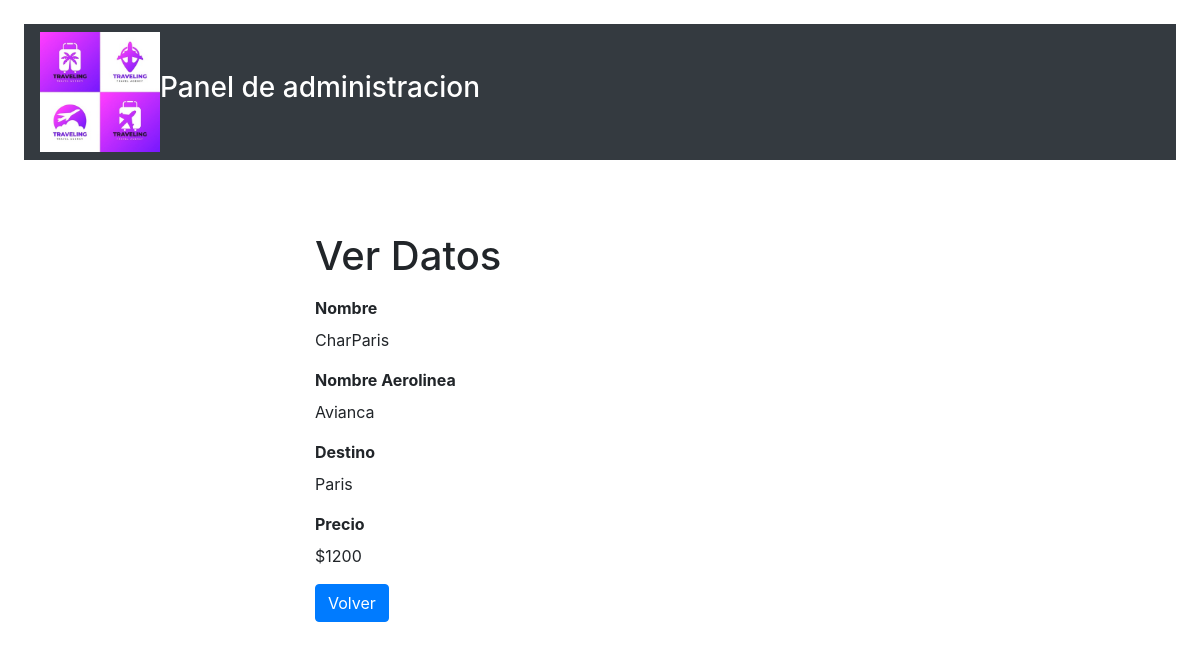
The page /readVuelos.php?idVuelo=1 on the database its author committed.
### tables this page shows
CREATE TABLE `vuelos` (
  `idVuelo` int(11) NOT NULL,
  `nombreVuelo` varchar(100) NOT NULL,
  `nombreAerolinea` varchar(255) NOT NULL,
  `destinoVuelo` varchar(255) NOT NULL,
  `precioVuelo` int(10) NOT NULL
);

### readVuelos.php (the view, shortened to what this page needs)
<?php
if (isset($_GET["idVuelo"]) && !empty(trim($_GET["idVuelo"]))) {
    require_once "config.php";
    $sql = "SELECT * FROM vuelos WHERE idVuelo = :idVuelo";
    if ($stmt = $pdo->prepare($sql)) {
        $stmt->bindParam(":idVuelo", $param_idVuelo);
        if ($stmt->execute()) {
            if ($stmt->rowCount() == 1) {
                $row = $stmt->fetch(PDO::FETCH_ASSOC);
            } else {
                header("location: error.php");
                exit();
            }
        } else {
            echo "Oops! Something went wrong. Please try again later.";
        }
    }
} else {
    header("location: error.php");
    exit();
}
?>
<!DOCTYPE html>
<html lang="en">
<head>
    <link rel="stylesheet" href="https://stackpath.bootstrapcdn.com/bootstrap/4.5.2/css/bootstrap.min.css">
</head>
<body>
        <div class="m-4">
        <nav class="navbar navbar-expand-sm navbar-dark bg-dark">
            <img src="images/logo2.jpg" width="120" height="120" alt="Logo" />
            <h1 style="color: white; text-align: justify;font-size: 28px;">Panel de administracion</h1>
    </div>
    <div class="wrapper">
        <div class="container-fluid">
            <div class="row">
                <div class="col-md-12">
                    <h1 class="mt-5 mb-3">Ver Datos</h1>
                    <div class="form-group">
                        <b><label>Nombre</label></b>
                        <p><?php echo $row["nombreVuelo"]; ?></p>
                    </div>
                    <div class="form-group">
                       <b><label>Nombre Aerolinea</label></b>
                        <p><?php echo $row["nombreAerolinea"]; ?></p>
                    </div>
                    <div class="form-group">
                        <b><label>Destino</label></b>
                        <p><?php echo $row["destinoVuelo"]; ?></p>
                    </div>
                    <div class="form-group">
                        <b><label>Precio</label></b>
                        <p><?php echo "$",$row["precioVuelo"]; ?></p>
                    </div>
                    <p><a href="listaVuelos.php" class="btn btn-primary">Volver</a></p>
                </div>
            </div>
        </div>
    </div>
</body>
</html>

### readVuelos.php (style rules this page uses)
.wrapper { width: 600px; margin: 0 auto; }

### rows shown on the page
vuelos: nombreVuelo "CharParis", nombreAerolinea "Avianca", destinoVuelo "Paris", precioVuelo "1200"
